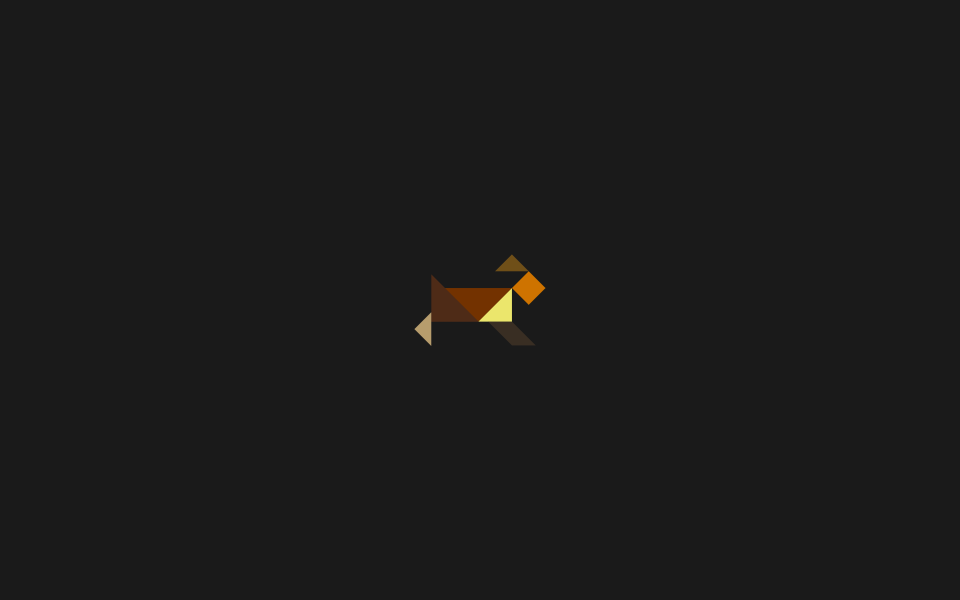
#> input picture popular_third-party_modules/pillow_demo/test.png, 2880 x 1800 px (shown at 1/3 size)
$ python pillow_demo.py
#> lines starting #> are read from the running program, lines starting #| are printed output that depends on the picture
#!/usr/bin/env python3
# -*- coding: utf-8 -*-
# Pillow的前身是PIL（Python Image Library），由于它仅支持到Python2.7，所以一群志愿者在其基础上创建了兼容的版本，即为Pillow
# 安装时需要使用 $ pip install pillow
# 但导入该库实际上是导入PIL

from PIL import Image

# 最常见的图像缩放操作
# 打开一个png文件
im = Image.open('test.png')
#> im is the input picture: PIL image 2880x1800 RGBA; mean R, G, B, A 26.8, 26.5, 26, 255
# 获得图像尺寸
w, h = im.size
#> w = 2880; h = 1800
print('Original image size: %s×%s' % (w, h))
#| Original image size: 2880×1800
# 缩放到%50
im.thumbnail((w//3, h//3))
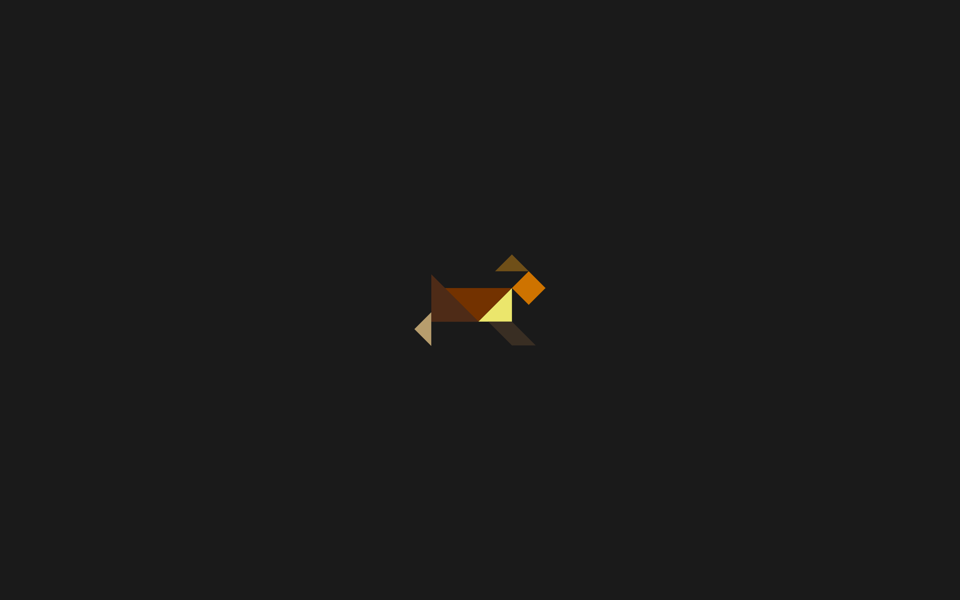
#> im: PIL image 960x600 RGBA; mean R, G, B, A 26.8, 26.5, 26, 255
print('Resize image to: %sx%s' % (w//3, h//3))
#| Resize image to: 960x600
# 将RGBA转换为RGB
rgb_im = im.convert('RGB')
# 把缩放后的图像用jpeg格式保存
rgb_im.save('thumbnail.jpg', 'jpeg')

# 其他功能如切片、旋转、滤镜、输出文字、调色板等一应俱全
# 比如，模糊效果也只需要几行代码
from PIL import ImageFilter

# 打开之前缩放后的图像
im2 = Image.open('thumbnail.jpg')
# 应用模糊滤镜
im3 = im2.filter(ImageFilter.BLUR)
im3.save('blur.jpg', 'jpeg')
# im3.show()

# PIL的ImageDraw提供了一系列绘图方法，让我们可以直接绘图。
# 比如要生成字母验证码的图片

from PIL import ImageDraw, ImageFont
import random


# 随机字母
def rnd_chr():
    return chr(random.randint(65, 90))


# 随机颜色1
def rnd_color():
    return random.randint(64, 255), random.randint(64, 255), random.randint(64, 255)


# 随机颜色2
def rnd_color2():
    return random.randint(32, 127), random.randint(32, 127), random.randint(32, 127)

# 新建一个图像
width = 100 * 4
height = 130
image = Image.new('RGB', (width, height), (255, 220, 255))
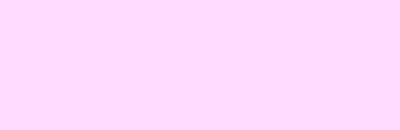
#> image: PIL image 400x130 RGB; mean R, G, B 255, 220, 255
# print(image)
# image.show()
# 创建Font对象
font = ImageFont.truetype('/usr/share/fonts/truetype/Ubuntu-LI.ttf', 45)
# 创建Draw对象
draw = ImageDraw.Draw(image)
# 填充每个像素
for x in range(width):
    for y in range(height):
        draw.point((x, y), fill=rnd_color())
# 输出文字
for t in range(4):
    draw.text((100 * t + 35, 40), rnd_chr(), font=font, fill=rnd_color())
# 模糊
image = image.filter(ImageFilter.BLUR)
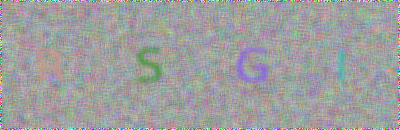
#> image: PIL image 400x130 RGB; mean R, G, B 158.6, 158.8, 159.3
image.save('code.jpg', 'jpeg')
image.show()
